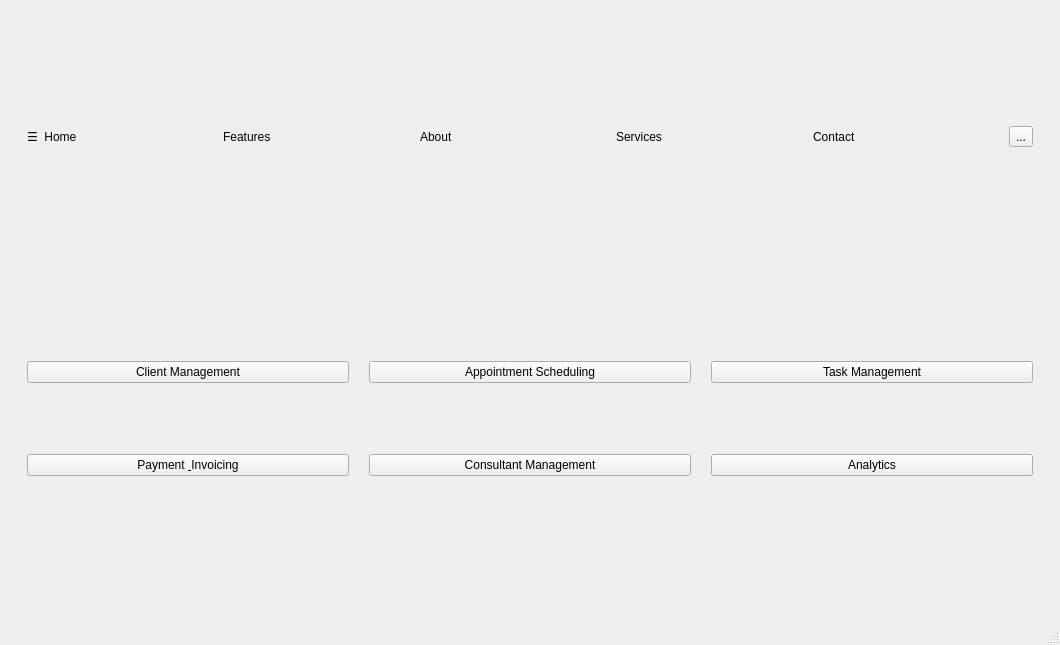
<?xml version="1.0" encoding="UTF-8"?>
<ui version="4.0">
 <class>LoginAndMenu</class>
 <widget class="QMainWindow" name="LoginAndMenu">
  <property name="geometry">
   <rect>
    <x>0</x>
    <y>0</y>
    <width>1060</width>
    <height>645</height>
   </rect>
  </property>
  <property name="windowTitle">
   <string>LoginAndMenu</string>
  </property>
  <widget class="QWidget" name="centralwidget">
   <layout class="QVBoxLayout" name="verticalLayout_12">
    <item>
     <widget class="QStackedWidget" name="stackedWidget">
      <property name="currentIndex">
       <number>2</number>
      </property>
      <widget class="QWidget" name="loginPage">
       <layout class="QVBoxLayout" name="verticalLayout_8">
        <item>
         <widget class="QWidget" name="topBarWidgett_2" native="true">
          <layout class="QHBoxLayout" name="horizontalLayout_3">
           <item>
            <widget class="QLabel" name="lblLogo_2">
             <property name="font">
              <font>
               <pointsize>16</pointsize>
               <bold>true</bold>
              </font>
             </property>
             <property name="text">
              <string/>
             </property>
             <property name="pixmap">
              <pixmap>../images/Image3.png</pixmap>
             </property>
             <property name="alignment">
              <set>Qt::AlignmentFlag::AlignLeading|Qt::AlignmentFlag::AlignLeft|Qt::AlignmentFlag::AlignTop</set>
             </property>
            </widget>
           </item>
           <item>
            <widget class="QPushButton" name="menuButton">
             <property name="toolTip">
              <string>Menu</string>
             </property>
             <property name="text">
              <string/>
             </property>
             <property name="flat">
              <bool>true</bool>
             </property>
            </widget>
           </item>
           <item>
            <widget class="QLabel" name="label_6">
             <property name="text">
              <string>☰  Home</string>
             </property>
            </widget>
           </item>
           <item>
            <widget class="QLabel" name="label_7">
             <property name="text">
              <string>Features</string>
             </property>
            </widget>
           </item>
           <item>
            <widget class="QLabel" name="label_8">
             <property name="text">
              <string>About</string>
             </property>
            </widget>
           </item>
           <item>
            <widget class="QLabel" name="label_9">
             <property name="text">
              <string>Services</string>
             </property>
            </widget>
           </item>
           <item>
            <widget class="QLabel" name="label_10">
             <property name="text">
              <string>Contact</string>
             </property>
            </widget>
           </item>
           <item>
            <widget class="QToolButton" name="toolButton_2">
             <property name="text">
              <string>...</string>
             </property>
            </widget>
           </item>
          </layout>
         </widget>
        </item>
        <item>
         <spacer name="verticalSpacer_13">
          <property name="orientation">
           <enum>Qt::Orientation::Vertical</enum>
          </property>
          <property name="sizeType">
           <enum>QSizePolicy::Policy::Preferred</enum>
          </property>
          <property name="sizeHint" stdset="0">
           <size>
            <width>20</width>
            <height>40</height>
           </size>
          </property>
         </spacer>
        </item>
        <item>
         <spacer name="verticalSpacer_12">
          <property name="orientation">
           <enum>Qt::Orientation::Vertical</enum>
          </property>
          <property name="sizeType">
           <enum>QSizePolicy::Policy::Preferred</enum>
          </property>
          <property name="sizeHint" stdset="0">
           <size>
            <width>20</width>
            <height>40</height>
           </size>
          </property>
         </spacer>
        </item>
        <item>
         <widget class="QWidget" name="mainContentArea" native="true">
          <layout class="QHBoxLayout" name="horizontalLayout_4">
           <item>
            <spacer name="horizontalSpacer_4">
             <property name="orientation">
              <enum>Qt::Orientation::Horizontal</enum>
             </property>
             <property name="sizeType">
              <enum>QSizePolicy::Policy::Expanding</enum>
             </property>
             <property name="sizeHint" stdset="0">
              <size>
               <width>40</width>
               <height>20</height>
              </size>
             </property>
            </spacer>
           </item>
           <item>
            <layout class="QVBoxLayout" name="verticalLayout_6">
             <item>
              <spacer name="verticalSpacer_3">
               <property name="orientation">
                <enum>Qt::Orientation::Vertical</enum>
               </property>
               <property name="sizeType">
                <enum>QSizePolicy::Policy::Preferred</enum>
               </property>
               <property name="sizeHint" stdset="0">
                <size>
                 <width>20</width>
                 <height>40</height>
                </size>
               </property>
              </spacer>
             </item>
             <item>
              <spacer name="verticalSpacer_9">
               <property name="orientation">
                <enum>Qt::Orientation::Vertical</enum>
               </property>
               <property name="sizeHint" stdset="0">
                <size>
                 <width>20</width>
                 <height>40</height>
                </size>
               </property>
              </spacer>
             </item>
             <item>
              <widget class="QFrame" name="loginFormCard">
               <property name="frameShape">
                <enum>QFrame::Shape::StyledPanel</enum>
               </property>
               <property name="frameShadow">
                <enum>QFrame::Shadow::Raised</enum>
               </property>
               <layout class="QVBoxLayout" name="verticalLayout_3">
                <item>
                 <spacer name="formTopSpacer">
                  <property name="orientation">
                   <enum>Qt::Orientation::Vertical</enum>
                  </property>
                  <property name="sizeType">
                   <enum>QSizePolicy::Policy::Preferred</enum>
                  </property>
                  <property name="sizeHint" stdset="0">
                   <size>
                    <width>20</width>
                    <height>40</height>
                   </size>
                  </property>
                 </spacer>
                </item>
                <item>
                 <widget class="QLabel" name="companyLabel">
                  <property name="text">
                   <string>ConsultIQ</string>
                  </property>
                  <property name="alignment">
                   <set>Qt::AlignmentFlag::AlignCenter</set>
                  </property>
                 </widget>
                </item>
                <item>
                 <layout class="QVBoxLayout" name="verticalLayout_4">
                  <item>
                   <widget class="QLabel" name="usernameLabel">
                    <property name="text">
                     <string>USERNAME</string>
                    </property>
                   </widget>
                  </item>
                  <item>
                   <layout class="QHBoxLayout" name="horizontalLayout_2">
                    <item>
                     <widget class="QLabel" name="userIconLabel">
                      <property name="text">
                       <string>👤</string>
                      </property>
                      <property name="alignment">
                       <set>Qt::AlignmentFlag::AlignCenter</set>
                      </property>
                     </widget>
                    </item>
                    <item>
                     <widget class="QLineEdit" name="usernameLineEdit"/>
                    </item>
                   </layout>
                  </item>
                 </layout>
                </item>
                <item>
                 <layout class="QVBoxLayout" name="verticalLayout_5">
                  <item>
                   <widget class="QLabel" name="passwordLabel">
                    <property name="text">
                     <string>PASSWORD</string>
                    </property>
                   </widget>
                  </item>
                  <item>
                   <layout class="QHBoxLayout" name="horizontalLayout_5">
                    <item>
                     <widget class="QLabel" name="passwordIconLabel">
                      <property name="text">
                       <string>🔒</string>
                      </property>
                      <property name="alignment">
                       <set>Qt::AlignmentFlag::AlignCenter</set>
                      </property>
                     </widget>
                    </item>
                    <item>
                     <widget class="QLineEdit" name="passwordLineEdit">
                      <property name="echoMode">
                       <enum>QLineEdit::EchoMode::Password</enum>
                      </property>
                     </widget>
                    </item>
                   </layout>
                  </item>
                 </layout>
                </item>
                <item>
                 <widget class="QPushButton" name="loginButton">
                  <property name="text">
                   <string>LOGIN</string>
                  </property>
                  <property name="default">
                   <bool>true</bool>
                  </property>
                 </widget>
                </item>
                <item>
                 <widget class="QPushButton" name="forgotPasswordButton">
                  <property name="text">
                   <string>Forgot password?</string>
                  </property>
                 </widget>
                </item>
                <item>
                 <spacer name="verticalSpacer">
                  <property name="orientation">
                   <enum>Qt::Orientation::Vertical</enum>
                  </property>
                  <property name="sizeType">
                   <enum>QSizePolicy::Policy::Preferred</enum>
                  </property>
                  <property name="sizeHint" stdset="0">
                   <size>
                    <width>20</width>
                    <height>40</height>
                   </size>
                  </property>
                 </spacer>
                </item>
               </layout>
              </widget>
             </item>
             <item>
              <spacer name="verticalSpacer_15">
               <property name="orientation">
                <enum>Qt::Orientation::Vertical</enum>
               </property>
               <property name="sizeHint" stdset="0">
                <size>
                 <width>20</width>
                 <height>40</height>
                </size>
               </property>
              </spacer>
             </item>
             <item>
              <spacer name="verticalSpacer_4">
               <property name="orientation">
                <enum>Qt::Orientation::Vertical</enum>
               </property>
               <property name="sizeType">
                <enum>QSizePolicy::Policy::Preferred</enum>
               </property>
               <property name="sizeHint" stdset="0">
                <size>
                 <width>20</width>
                 <height>40</height>
                </size>
               </property>
              </spacer>
             </item>
            </layout>
           </item>
           <item>
            <spacer name="horizontalSpacer_3">
             <property name="orientation">
              <enum>Qt::Orientation::Horizontal</enum>
             </property>
             <property name="sizeType">
              <enum>QSizePolicy::Policy::Expanding</enum>
             </property>
             <property name="sizeHint" stdset="0">
              <size>
               <width>40</width>
               <height>20</height>
              </size>
             </property>
            </spacer>
           </item>
          </layout>
         </widget>
        </item>
       </layout>
      </widget>
      <widget class="QWidget" name="forgotPasswordPage">
       <layout class="QVBoxLayout" name="verticalLayout_9">
        <item>
         <widget class="QWidget" name="topBarWidgett_3" native="true">
          <layout class="QHBoxLayout" name="horizontalLayout_8">
           <item>
            <widget class="QLabel" name="lblLogo_4">
             <property name="font">
              <font>
               <pointsize>16</pointsize>
               <bold>true</bold>
              </font>
             </property>
             <property name="text">
              <string/>
             </property>
             <property name="pixmap">
              <pixmap>../images/Image3.png</pixmap>
             </property>
             <property name="alignment">
              <set>Qt::AlignmentFlag::AlignLeading|Qt::AlignmentFlag::AlignLeft|Qt::AlignmentFlag::AlignTop</set>
             </property>
            </widget>
           </item>
           <item>
            <widget class="QPushButton" name="menuButton_3">
             <property name="toolTip">
              <string>Menu</string>
             </property>
             <property name="text">
              <string/>
             </property>
             <property name="flat">
              <bool>true</bool>
             </property>
            </widget>
           </item>
           <item>
            <widget class="QLabel" name="label_16">
             <property name="text">
              <string>☰  Home</string>
             </property>
            </widget>
           </item>
           <item>
            <widget class="QLabel" name="label_17">
             <property name="text">
              <string>Features</string>
             </property>
            </widget>
           </item>
           <item>
            <widget class="QLabel" name="label_18">
             <property name="text">
              <string>About</string>
             </property>
            </widget>
           </item>
           <item>
            <widget class="QLabel" name="label_19">
             <property name="text">
              <string>Services</string>
             </property>
            </widget>
           </item>
           <item>
            <widget class="QLabel" name="label_20">
             <property name="text">
              <string>Contact</string>
             </property>
            </widget>
           </item>
           <item>
            <widget class="QToolButton" name="toolButton_4">
             <property name="text">
              <string>...</string>
             </property>
            </widget>
           </item>
          </layout>
         </widget>
        </item>
        <item>
         <spacer name="verticalSpacer_14">
          <property name="orientation">
           <enum>Qt::Orientation::Vertical</enum>
          </property>
          <property name="sizeHint" stdset="0">
           <size>
            <width>20</width>
            <height>14</height>
           </size>
          </property>
         </spacer>
        </item>
        <item>
         <widget class="QWidget" name="widget" native="true">
          <layout class="QVBoxLayout" name="verticalLayout_7">
           <item>
            <layout class="QGridLayout" name="gridLayout_3">
             <item row="5" column="2">
              <layout class="QGridLayout" name="gridLayout_6"/>
             </item>
             <item row="2" column="0">
              <spacer name="horizontalSpacer_7">
               <property name="orientation">
                <enum>Qt::Orientation::Horizontal</enum>
               </property>
               <property name="sizeType">
                <enum>QSizePolicy::Policy::Expanding</enum>
               </property>
               <property name="sizeHint" stdset="0">
                <size>
                 <width>40</width>
                 <height>20</height>
                </size>
               </property>
              </spacer>
             </item>
             <item row="2" column="7">
              <spacer name="horizontalSpacer_9">
               <property name="orientation">
                <enum>Qt::Orientation::Horizontal</enum>
               </property>
               <property name="sizeHint" stdset="0">
                <size>
                 <width>40</width>
                 <height>20</height>
                </size>
               </property>
              </spacer>
             </item>
             <item row="2" column="4">
              <spacer name="horizontalSpacer">
               <property name="orientation">
                <enum>Qt::Orientation::Horizontal</enum>
               </property>
               <property name="sizeHint" stdset="0">
                <size>
                 <width>40</width>
                 <height>20</height>
                </size>
               </property>
              </spacer>
             </item>
             <item row="2" column="3">
              <layout class="QVBoxLayout" name="verticalLayout_11"/>
             </item>
             <item row="2" column="6">
              <spacer name="horizontalSpacer_8">
               <property name="orientation">
                <enum>Qt::Orientation::Horizontal</enum>
               </property>
               <property name="sizeType">
                <enum>QSizePolicy::Policy::Expanding</enum>
               </property>
               <property name="sizeHint" stdset="0">
                <size>
                 <width>40</width>
                 <height>20</height>
                </size>
               </property>
              </spacer>
             </item>
             <item row="2" column="5">
              <layout class="QVBoxLayout" name="verticalLayout">
               <item>
                <widget class="QLabel" name="forgotPasswordLabel">
                 <property name="text">
                  <string>Reset Your Password</string>
                 </property>
                 <property name="alignment">
                  <set>Qt::AlignmentFlag::AlignCenter</set>
                 </property>
                </widget>
               </item>
               <item>
                <spacer name="verticalSpacer_7">
                 <property name="orientation">
                  <enum>Qt::Orientation::Vertical</enum>
                 </property>
                 <property name="sizeType">
                  <enum>QSizePolicy::Policy::Preferred</enum>
                 </property>
                 <property name="sizeHint" stdset="0">
                  <size>
                   <width>20</width>
                   <height>40</height>
                  </size>
                 </property>
                </spacer>
               </item>
               <item>
                <widget class="QLabel" name="usernameLabel_2">
                 <property name="text">
                  <string>Enter your username</string>
                 </property>
                </widget>
               </item>
               <item>
                <widget class="QWidget" name="usernameContainer_2" native="true">
                 <layout class="QHBoxLayout" name="horizontalLayout_User_2">
                  <property name="leftMargin">
                   <number>0</number>
                  </property>
                  <property name="topMargin">
                   <number>0</number>
                  </property>
                  <property name="rightMargin">
                   <number>0</number>
                  </property>
                  <property name="bottomMargin">
                   <number>0</number>
                  </property>
                  <item>
                   <widget class="QLabel" name="userIconLabel_2">
                    <property name="text">
                     <string>👤</string>
                    </property>
                    <property name="alignment">
                     <set>Qt::AlignmentFlag::AlignCenter</set>
                    </property>
                   </widget>
                  </item>
                  <item>
                   <widget class="QLineEdit" name="usernameLineEdit_2"/>
                  </item>
                 </layout>
                </widget>
               </item>
               <item>
                <spacer name="verticalSpacer_5">
                 <property name="orientation">
                  <enum>Qt::Orientation::Vertical</enum>
                 </property>
                 <property name="sizeType">
                  <enum>QSizePolicy::Policy::Preferred</enum>
                 </property>
                 <property name="sizeHint" stdset="0">
                  <size>
                   <width>20</width>
                   <height>40</height>
                  </size>
                 </property>
                </spacer>
               </item>
               <item>
                <widget class="QPushButton" name="recoveryUsernameButton">
                 <property name="text">
                  <string>Send Reset Link</string>
                 </property>
                 <property name="default">
                  <bool>true</bool>
                 </property>
                </widget>
               </item>
               <item>
                <widget class="QPushButton" name="backToLoginButton">
                 <property name="text">
                  <string>Back to Login</string>
                 </property>
                </widget>
               </item>
              </layout>
             </item>
            </layout>
           </item>
           <item>
            <spacer name="verticalSpacer_6">
             <property name="orientation">
              <enum>Qt::Orientation::Vertical</enum>
             </property>
             <property name="sizeType">
              <enum>QSizePolicy::Policy::Expanding</enum>
             </property>
             <property name="sizeHint" stdset="0">
              <size>
               <width>20</width>
               <height>40</height>
              </size>
             </property>
            </spacer>
           </item>
          </layout>
         </widget>
        </item>
       </layout>
      </widget>
      <widget class="QWidget" name="menuPage">
       <layout class="QGridLayout" name="gridLayout_2">
        <item row="0" column="0">
         <widget class="QWidget" name="topBarWidgett_4" native="true">
          <layout class="QHBoxLayout" name="horizontalLayout_9">
           <item>
            <widget class="QLabel" name="label_21">
             <property name="text">
              <string>☰  Home</string>
             </property>
            </widget>
           </item>
           <item>
            <widget class="QLabel" name="label_22">
             <property name="text">
              <string>Features</string>
             </property>
            </widget>
           </item>
           <item>
            <widget class="QLabel" name="label_23">
             <property name="text">
              <string>About</string>
             </property>
            </widget>
           </item>
           <item>
            <widget class="QLabel" name="label_24">
             <property name="text">
              <string>Services</string>
             </property>
            </widget>
           </item>
           <item>
            <widget class="QLabel" name="label_25">
             <property name="text">
              <string>Contact</string>
             </property>
            </widget>
           </item>
           <item>
            <widget class="QToolButton" name="toolButton_5">
             <property name="text">
              <string>...</string>
             </property>
            </widget>
           </item>
          </layout>
         </widget>
        </item>
        <item row="2" column="0">
         <widget class="QSplitter" name="splitter">
          <property name="orientation">
           <enum>Qt::Orientation::Horizontal</enum>
          </property>
          <widget class="QFrame" name="gridFrame">
           <layout class="QGridLayout" name="gridLayout">
            <property name="spacing">
             <number>20</number>
            </property>
            <item row="0" column="1">
             <widget class="QPushButton" name="appointmentSchedulingButton">
              <property name="text">
               <string>Appointment Scheduling</string>
              </property>
              <property name="class" stdset="0">
               <string>menuItemButton</string>
              </property>
             </widget>
            </item>
            <item row="1" column="1">
             <widget class="QPushButton" name="consultantManagementButton">
              <property name="text">
               <string>Consultant Management</string>
              </property>
              <property name="class" stdset="0">
               <string>menuItemButton</string>
              </property>
             </widget>
            </item>
            <item row="0" column="2">
             <widget class="QPushButton" name="taskManagementButton">
              <property name="text">
               <string>Task Management</string>
              </property>
              <property name="class" stdset="0">
               <string>menuItemButton</string>
              </property>
             </widget>
            </item>
            <item row="1" column="0">
             <widget class="QPushButton" name="paymentInvoicingButton">
              <property name="text">
               <string>Payment &amp; Invoicing</string>
              </property>
              <property name="class" stdset="0">
               <string>menuItemButton</string>
              </property>
             </widget>
            </item>
            <item row="1" column="2">
             <widget class="QPushButton" name="analyticsButton">
              <property name="text">
               <string>Analytics</string>
              </property>
              <property name="class" stdset="0">
               <string>menuItemButton</string>
              </property>
             </widget>
            </item>
            <item row="0" column="0">
             <widget class="QPushButton" name="clientManagementButton">
              <property name="text">
               <string>Client Management</string>
              </property>
              <property name="class" stdset="0">
               <string>menuItemButton</string>
              </property>
             </widget>
            </item>
           </layout>
          </widget>
         </widget>
        </item>
        <item row="3" column="0">
         <spacer name="verticalSpacer_10">
          <property name="orientation">
           <enum>Qt::Orientation::Vertical</enum>
          </property>
          <property name="sizeType">
           <enum>QSizePolicy::Policy::Preferred</enum>
          </property>
          <property name="sizeHint" stdset="0">
           <size>
            <width>20</width>
            <height>40</height>
           </size>
          </property>
         </spacer>
        </item>
        <item row="1" column="0">
         <spacer name="verticalSpacer_8">
          <property name="orientation">
           <enum>Qt::Orientation::Vertical</enum>
          </property>
          <property name="sizeType">
           <enum>QSizePolicy::Policy::Preferred</enum>
          </property>
          <property name="sizeHint" stdset="0">
           <size>
            <width>20</width>
            <height>40</height>
           </size>
          </property>
         </spacer>
        </item>
       </layout>
      </widget>
     </widget>
    </item>
    <item>
     <spacer name="verticalSpacer_11">
      <property name="orientation">
       <enum>Qt::Orientation::Vertical</enum>
      </property>
      <property name="sizeHint" stdset="0">
       <size>
        <width>20</width>
        <height>40</height>
       </size>
      </property>
     </spacer>
    </item>
   </layout>
  </widget>
  <widget class="QMenuBar" name="menubar">
   <property name="geometry">
    <rect>
     <x>0</x>
     <y>0</y>
     <width>1060</width>
     <height>21</height>
    </rect>
   </property>
  </widget>
  <widget class="QStatusBar" name="statusbar"/>
 </widget>
 <resources/>
 <connections/>
</ui>
